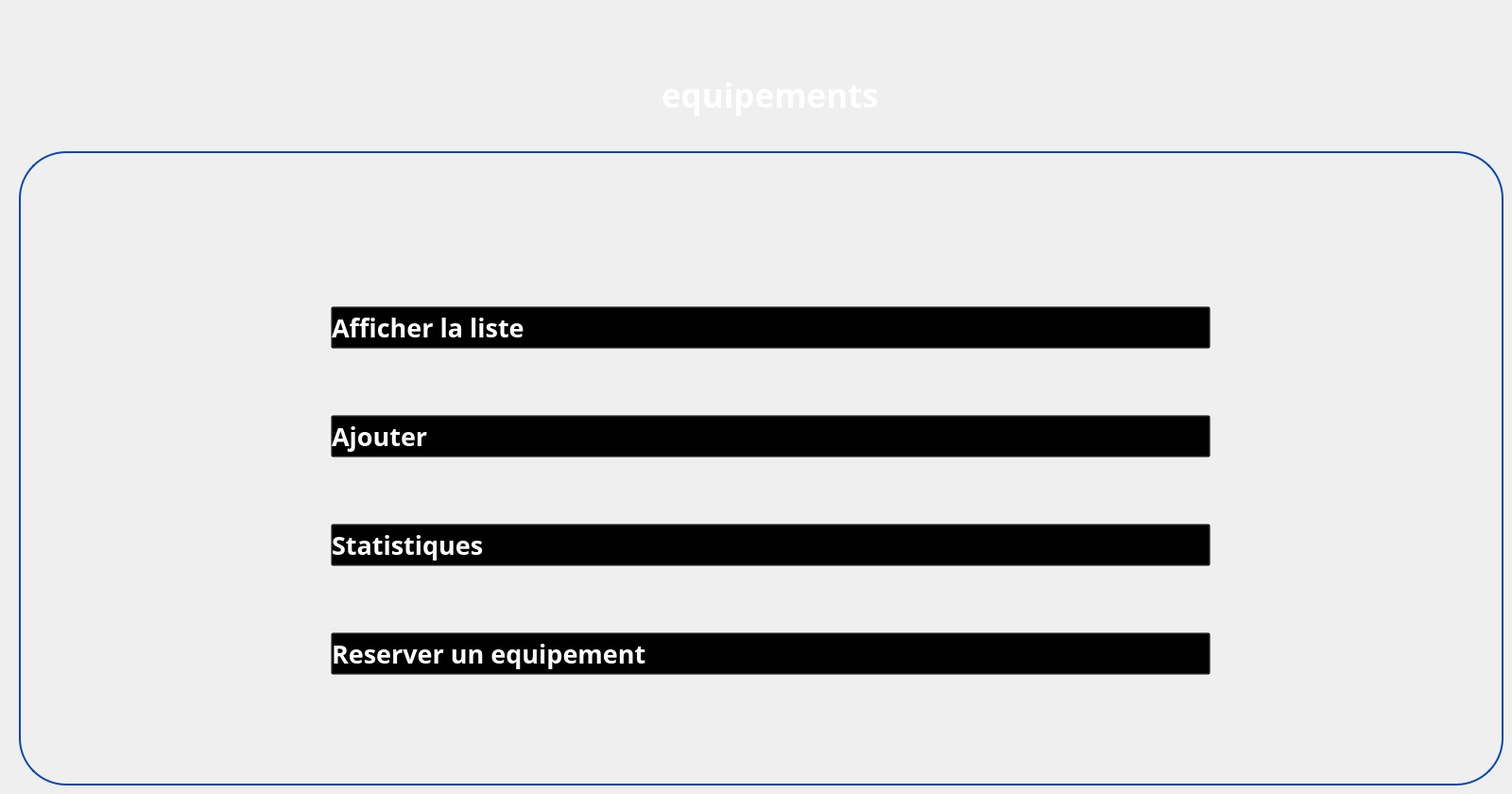
   <widget class="QWidget" name="equipement">
    <widget class="QLabel" name="label_32">
     <property name="geometry">
      <rect>
       <x>330</x>
       <y>-10</y>
       <width>181</width>
       <height>161</height>
      </rect>
     </property>
     <property name="styleSheet">
      <string notr="true">background:transparent;</string>
     </property>
     <property name="text">
      <string/>
     </property>
     <property name="pixmap">
      <pixmap>:/Downloads/wetransfer_icons_2024-02-06_1419/icons/equipments.png</pixmap>
     </property>
     <property name="scaledContents">
      <bool>true</bool>
     </property>
    </widget>
    <widget class="QGroupBox" name="groupBox_50">
     <property name="geometry">
      <rect>
       <x>20</x>
       <y>160</y>
       <width>1571</width>
       <height>671</height>
      </rect>
     </property>
     <property name="styleSheet">
      <string notr="true">QGroupBox {
	border-radius:50px;
    border: 2px solid #0447AF; /* Red border */
}
</string>
     </property>
     <property name="title">
      <string/>
     </property>
     <widget class="QLabel" name="label_160">
      <property name="geometry">
       <rect>
        <x>190</x>
        <y>30</y>
        <width>51</width>
        <height>51</height>
       </rect>
      </property>
      <property name="text">
       <string/>
      </property>
      <property name="pixmap">
       <pixmap>../../Downloads/wetransfer_gestion-de-formations_2024-02-16_1550/icons/client.png</pixmap>
      </property>
      <property name="scaledContents">
       <bool>true</bool>
      </property>
     </widget>
     <widget class="QWidget" name="horizontalLayoutWidget_25">
      <property name="geometry">
       <rect>
        <x>330</x>
        <y>100</y>
        <width>931</width>
        <height>521</height>
       </rect>
      </property>
      <layout class="QVBoxLayout" name="verticalLayout_4">
       <item>
        <widget class="QPushButton" name="pushButton_153">
         <property name="font">
          <font>
           <family>Gill Sans MT</family>
           <pointsize>20</pointsize>
           <weight>75</weight>
           <bold>true</bold>
          </font>
         </property>
         <property name="styleSheet">
          <string notr="true">QPushButton:hover {
    color: blue;
    background: transparent;
}

QPushButton {
    text-align: left;
    background: transparent;
    color: rgb(255,255,255);
}
</string>
         </property>
         <property name="text">
          <string>Afficher la liste</string>
         </property>
         <property name="icon">
          <iconset>
           <normaloff>../../Downloads/wetransfer_icons_2024-02-06_1419/icons/liste-de-controle.png</normaloff>../../Downloads/wetransfer_icons_2024-02-06_1419/icons/liste-de-controle.png</iconset>
         </property>
         <property name="iconSize">
          <size>
           <width>50</width>
           <height>46</height>
          </size>
         </property>
        </widget>
       </item>
       <item>
        <widget class="QPushButton" name="pushButton_154">
         <property name="font">
          <font>
           <family>Gill Sans MT</family>
           <pointsize>20</pointsize>
           <weight>75</weight>
           <bold>true</bold>
          </font>
         </property>
         <property name="styleSheet">
          <string notr="true">QPushButton:hover {
    color: blue;
    background: transparent;
}

QPushButton {
    text-align: left;
    background: transparent;
    color: rgb(255,255,255);
}
</string>
         </property>
         <property name="text">
          <string>Ajouter </string>
         </property>
         <property name="icon">
          <iconset>
           <normaloff>../../Downloads/wetransfer_icons_2024-02-06_1419/icons/image (3).png</normaloff>../../Downloads/wetransfer_icons_2024-02-06_1419/icons/image (3).png</iconset>
         </property>
         <property name="iconSize">
          <size>
           <width>50</width>
           <height>46</height>
          </size>
         </property>
        </widget>
       </item>
       <item>
        <widget class="QPushButton" name="pushButton_155">
         <property name="font">
          <font>
           <family>Gill Sans MT</family>
           <pointsize>20</pointsize>
           <weight>75</weight>
           <bold>true</bold>
          </font>
         </property>
         <property name="styleSheet">
          <string notr="true">QPushButton:hover {
    color: blue;
    background: transparent;
}

QPushButton {
    text-align: left;
    background: transparent;
    color: rgb(255,255,255);
}

</string>
         </property>
         <property name="text">
          <string>Statistiques</string>
         </property>
         <property name="icon">
          <iconset>
           <normaloff>../../Downloads/wetransfer_icons_2024-02-06_1419/icons/image (2).png</normaloff>../../Downloads/wetransfer_icons_2024-02-06_1419/icons/image (2).png</iconset>
         </property>
         <property name="iconSize">
          <size>
           <width>50</width>
           <height>46</height>
          </size>
         </property>
        </widget>
       </item>
       <item>
        <widget class="QPushButton" name="pushButton_169">
         <property name="font">
          <font>
           <family>Gill Sans MT</family>
           <pointsize>20</pointsize>
           <weight>75</weight>
           <bold>true</bold>
          </font>
         </property>
         <property name="styleSheet">
          <string notr="true">QPushButton:hover {
    color: blue;
    background: transparent;
}

QPushButton {
    text-align: left;
    background: transparent;
    color: rgb(255,255,255);
}

</string>
         </property>
         <property name="text">
          <string>Reserver un equipement</string>
         </property>
         <property name="icon">
          <iconset>
           <normaloff>../../wetransfer_icons_2024-02-06_1419/icons/image (2).png</normaloff>../../wetransfer_icons_2024-02-06_1419/icons/image (2).png</iconset>
         </property>
         <property name="iconSize">
          <size>
           <width>50</width>
           <height>46</height>
          </size>
         </property>
        </widget>
       </item>
      </layout>
     </widget>
    </widget>
    <widget class="QLabel" name="label_61">
     <property name="geometry">
      <rect>
       <x>700</x>
       <y>70</y>
       <width>231</width>
       <height>61</height>
      </rect>
     </property>
     <property name="font">
      <font>
       <family>Plus Jakarta Sans</family>
       <pointsize>26</pointsize>
       <weight>75</weight>
       <bold>true</bold>
      </font>
     </property>
     <property name="styleSheet">
      <string notr="true">color:white;
    background: transparent;
</string>
     </property>
     <property name="text">
      <string>equipements</string>
     </property>
    </widget>
   </widget>
